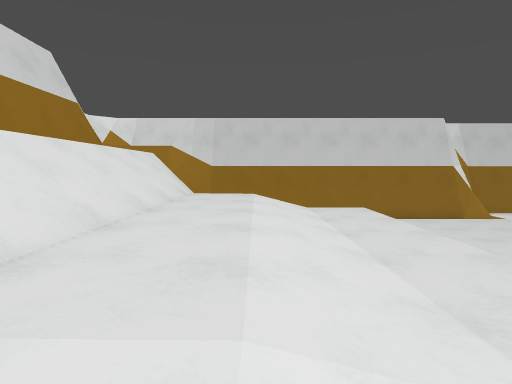
view 1 (above)

15 first-person views from a walk through a level from a Godot 3-D game. The camera is 1.3 m above the floor, tilts 4° down and sees 75° across. The floor is counted in squares, 1 m on a side. Each view is taken from the middle of a square. On the plan, view 1 faces up. The plan holds only what a view shows up to about 14 squares ahead; the rest is blank. The place goes on beyond the plan. Flat picture figures and markers are left out.

view 2
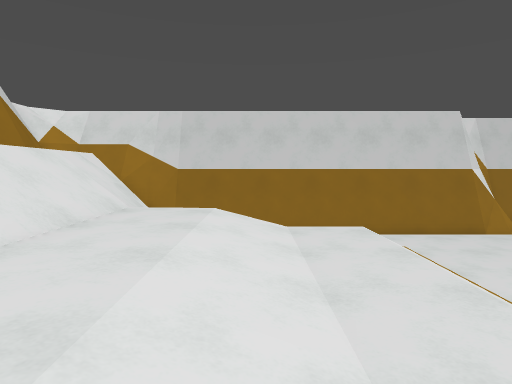

view 3
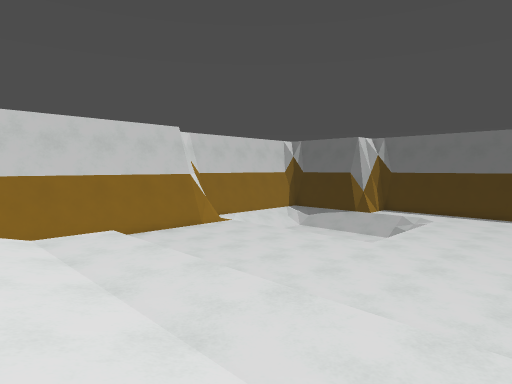

view 4
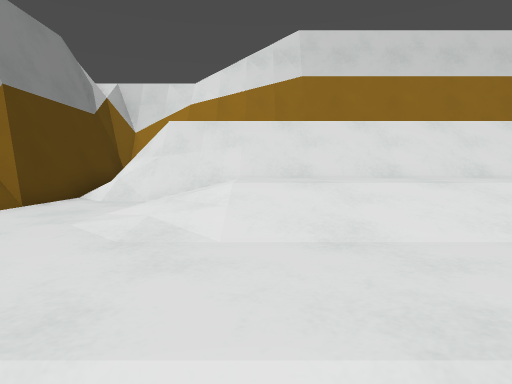

view 5
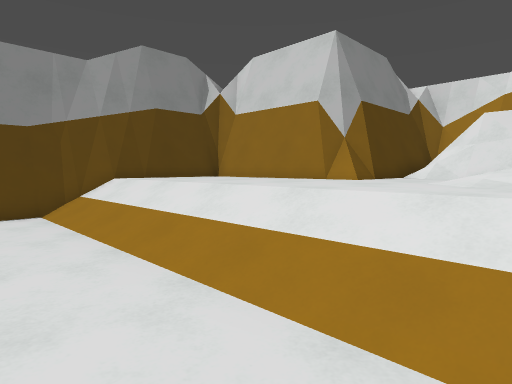

view 6
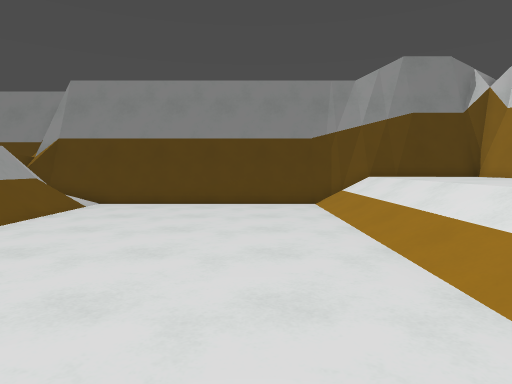

view 7
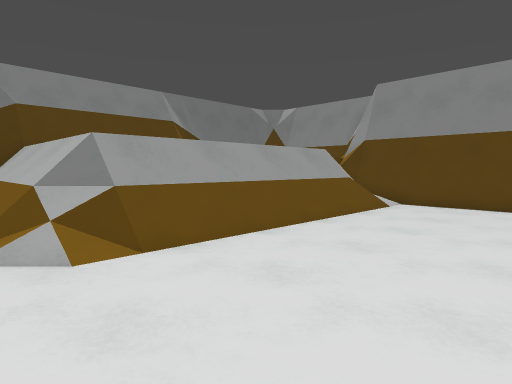

view 8
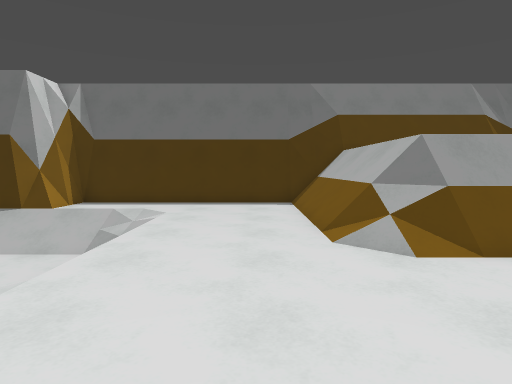

view 9
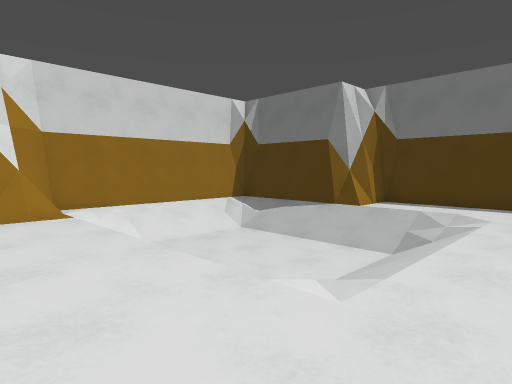

view 10
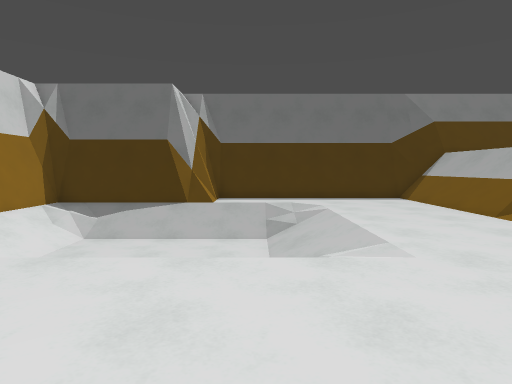

view 11
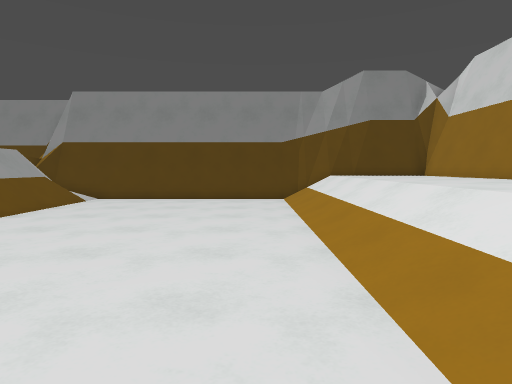

view 12
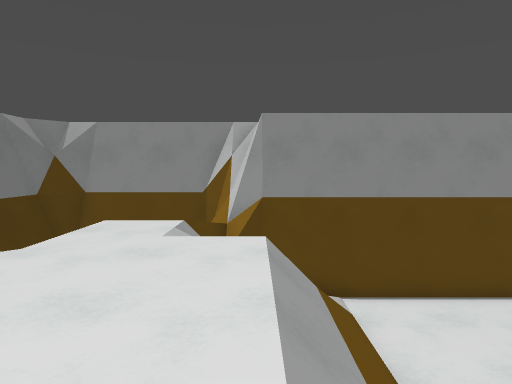

view 13
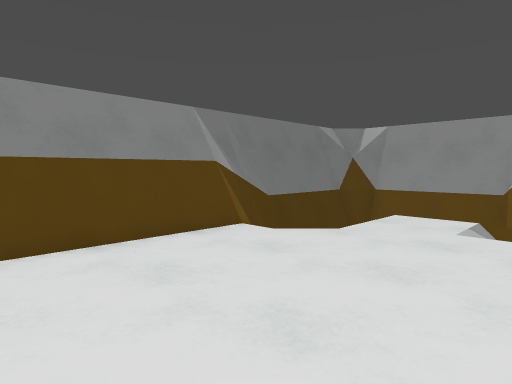

view 14
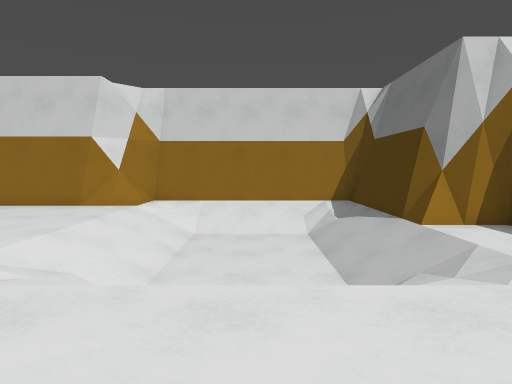

view 15
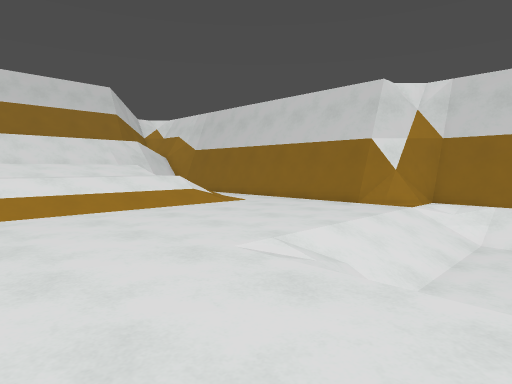

### Floor plan
Key: @ floor where view 1 was taken; # wall or solid block; . main floor; : floor 1 m higher than the main floor; - floor 1 m lower than the main floor; + floor 1.5 m higher than the main floor; * floor 2 m higher than the main floor; / step, stairs or slope; = window, fence, low wall or low ledge.
Columns run from 8 left of view 1 to 23 right of it. Each row starts with its distance up from view 1.
 18                    ##########
 17  #####            ##////////#
 16  ##=###############=////////#
 15  #            ......//----//#
 14  #  /=        ......//----//##
 13  #  ///      /......//----//##
 12  #  //////////......//----//=##
 11  #  //+++/:://......//----//..#
 10  #  //+++/:://......//----//..#
  9  #  //+++/:://......////////..#
  8  #  //+++/:://.......///////..#
  7  #  //+++/:://................#
  6  #  //+++/:://................#
  5  #  //+++/:://................#
  4  #  //+++/:://................#
  3  #  //+++/:://........////////##
  2  #  //+++/:://........////////##
  1 ##  //////:://........//******=#
  0 #=  ///:@::://........//******=#
 -1 ##  //:::::://........//******=#
 -2  #   /:::::://........//******=#
 -3  #######:::://........//******=#
 -4        #:::://........//******=#
 -5        #:::://........//****/ ##
 -6        #:::://........//****/ ##
 -7        #:::://......../=  **/ #
 -8        #:::://........//=/**/ #
 -9        ##################=/   #
-10                         ##    #
-11                           #####

Where each view was taken, in squares from view 1:
view 1: 0 up, 0 right, facing up
view 2: 3 up, 1 right, facing up
view 3: 2 up, 0 right, facing up-right
view 4: 2 up, 5 right, facing left
view 5: 2 up, 8 right, facing down-left
view 6: 4 up, 8 right, facing down
view 7: 4 up, 9 right, facing down-right
view 8: 5 up, 9 right, facing right
view 9: 6 up, 9 right, facing up-right
view 10: 10 up, 7 right, facing right
view 11: 6 up, 7 right, facing down
view 12: 0 up, 16 right, facing down
view 13: 1 up, 16 right, facing down-right
view 14: 4 up, 16 right, facing up
view 15: 4 up, 16 right, facing up-left
